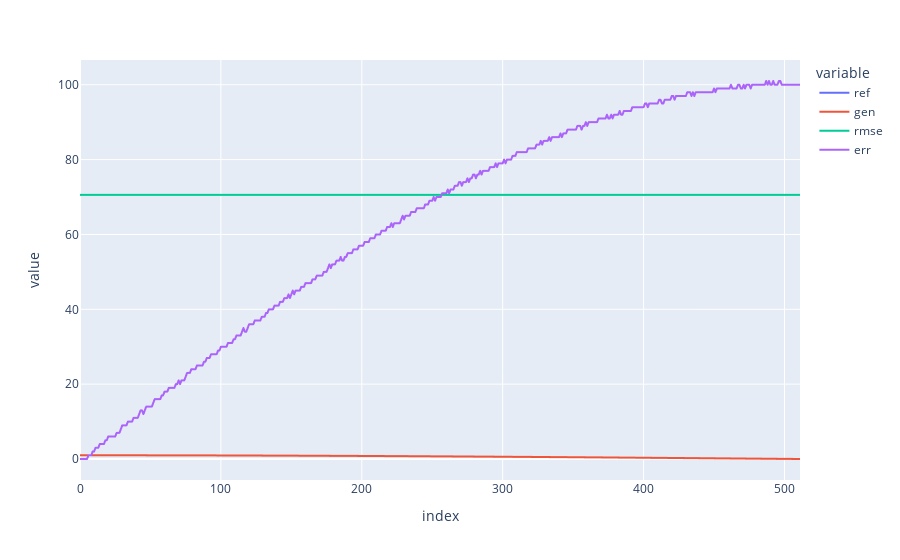

The notebook cell this image was saved under:
### Code cell
lsb_value = 1.0 / 65535.0

df = pd.DataFrame({"ref":read_file("sineTable_lut.dat"), "gen":read_file("lut.mem")})
mse_manual = ((df["ref"] - df["gen"]) ** 2).mean()
df["rmse"] = np.sqrt(mse_manual)/lsb_value
df["err"] = abs(df["ref"] - df["gen"])/lsb_value
px.line(df)

### Figure 1 — Plotly figure (JSON) as saved in the notebook; plotly's stock layout.template omitted (floating-point values rounded to 4 significant figures; data arrays with more than 128 entries replaced by an {"elided": "..."} marker saying what was removed)
{"data": [{"hovertemplate": "variable=ref<br>index=%{x}<br>value=%{y}<extra></extra>", "legendgroup": "ref", "line": {"color": "#636efa", "dash": "solid"}, "marker": {"symbol": "circle"}, "mode": "lines", "name": "ref", "showlegend": true, "type": "scattergl", "x": {"elided": "512 int values"}, "xaxis": "x", "y": {"elided": "512 float values"}, "yaxis": "y"}, {"hovertemplate": "variable=gen<br>index=%{x}<br>value=%{y}<extra></extra>", "legendgroup": "gen", "line": {"color": "#EF553B", "dash": "solid"}, "marker": {"symbol": "circle"}, "mode": "lines", "name": "gen", "showlegend": true, "type": "scattergl", "x": {"elided": "512 int values"}, "xaxis": "x", "y": {"elided": "512 float values"}, "yaxis": "y"}, {"hovertemplate": "variable=rmse<br>index=%{x}<br>value=%{y}<extra></extra>", "legendgroup": "rmse", "line": {"color": "#00cc96", "dash": "solid"}, "marker": {"symbol": "circle"}, "mode": "lines", "name": "rmse", "showlegend": true, "type": "scattergl", "x": {"elided": "512 int values"}, "xaxis": "x", "y": {"elided": "512 float values"}, "yaxis": "y"}, {"hovertemplate": "variable=err<br>index=%{x}<br>value=%{y}<extra></extra>", "legendgroup": "err", "line": {"color": "#ab63fa", "dash": "solid"}, "marker": {"symbol": "circle"}, "mode": "lines", "name": "err", "showlegend": true, "type": "scattergl", "x": {"elided": "512 int values"}, "xaxis": "x", "y": {"elided": "512 float values"}, "yaxis": "y"}], "layout": {"legend": {"title": {"text": "variable"}, "tracegroupgap": 0}, "margin": {"t": 60}, "xaxis": {"anchor": "y", "domain": [0, 1], "title": {"text": "index"}}, "yaxis": {"anchor": "x", "domain": [0, 1], "title": {"text": "value"}}}}
